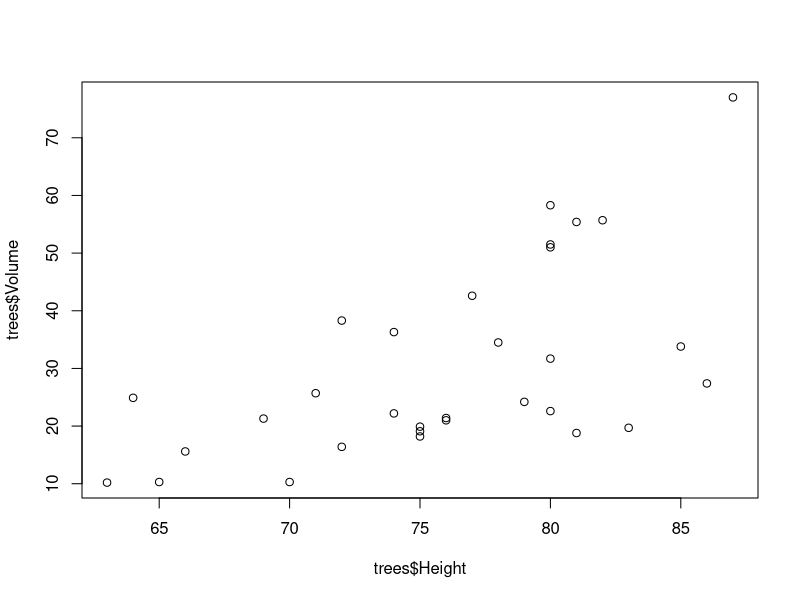
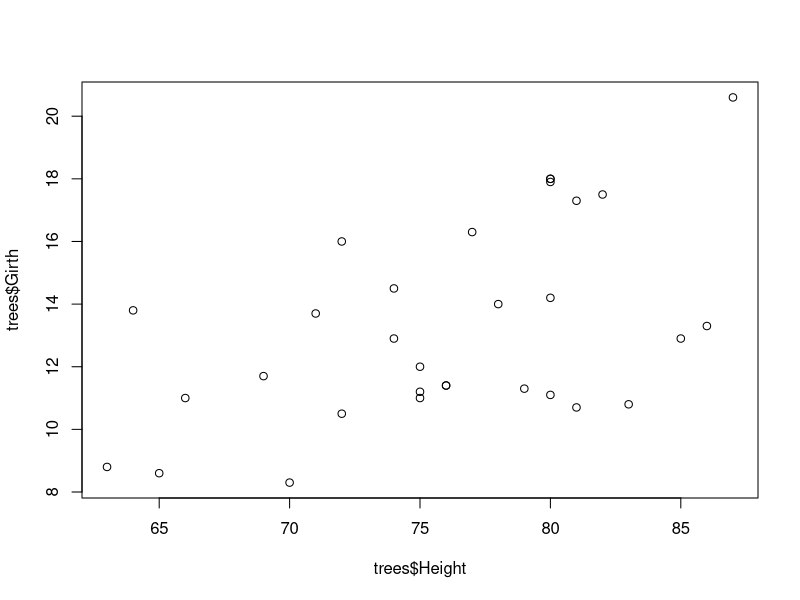
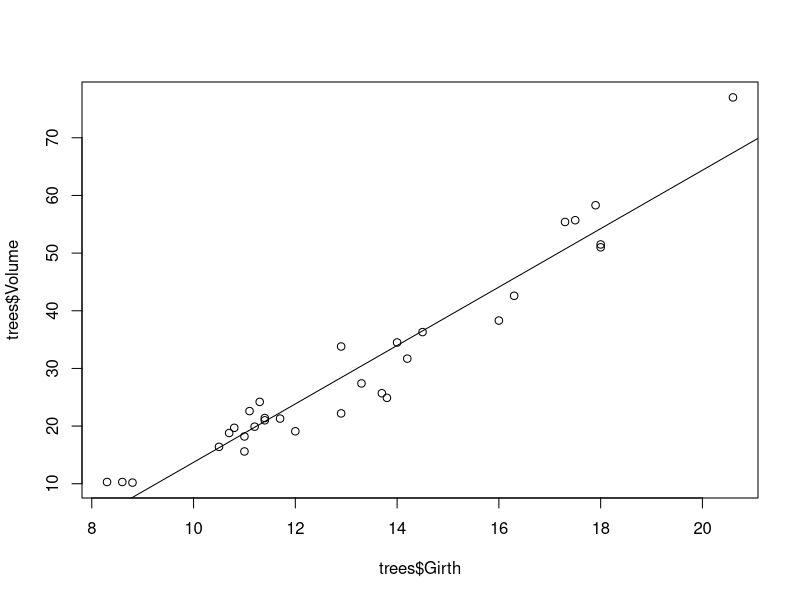
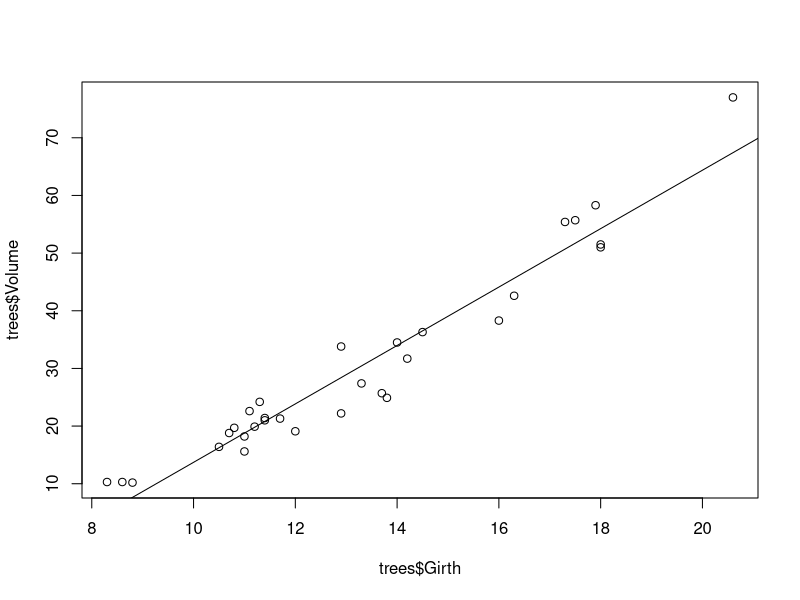

R code for these plots, in order:
# simple linear regression model
# in R we use the lm function to find such a model

# for our example, we'll use the trees built-in data set from R

?trees
# the involves some girth, height, and volume data for some black cherry trees

head(trees)

# doesn't look like a natural linear relationship:
plot(trees$Height, trees$Volume)
plot(trees$Height, trees$Girth)

# might be a natural linear relationship
plot(trees$Girth, trees$Volume)

# Let's see if we can determine how the volume might depend on the Girth

# We are thinking about using Girth as an x-variable, i.e., as the independent variable
# and seeing how the y-variable (the dependent one) depends on it.
# i.e., ask R to model how the volume changes based on the girth

lm(trees$Volume ~ trees$Girth)
# we get a y-intercept and a slope for a potential kind of line that
# might model this linear relationship

# there are two ways to plot the line suggested by this linear model:
# one way is to give the linear model a name, e.g., mylm:
mylm <- lm(trees$Volume ~ trees$Girth)
abline(mylm)

# another way is to compute where the line should be manually
plot(trees$Girth, trees$Volume)
abline( -36.943, 5.066 )
# same effect as we saw above.

# Now let's get some of the information from the model
summary(lm(trees$Volume ~ trees$Girth))
# in particular, we have the y-intercept and the slope
# as a part of the summary

# we also have much more information
# for instance, we have the error in the model,
# but we could also (if we wanted to) calculate the error directly,
# just to verify for ourselves what is happening with the error calculation

# our estimate for the tree volume is  5.0659*trees$Girth - 36.9435
sqrt(mean((trees$Volume - (5.0659*trees$Girth - 36.9435))^2))
# this gives us the mean squared error, which is close to what R gets

# if we want to do it exactly R's way, we need to change slightly the 
# number of variables, which was originally 31, but R uses 2 less, i.e., 29
sqrt(sum((trees$Volume - (5.0659*trees$Girth - 36.9435))^2)/29)

# this exactly matches the residual standard error computed by R




